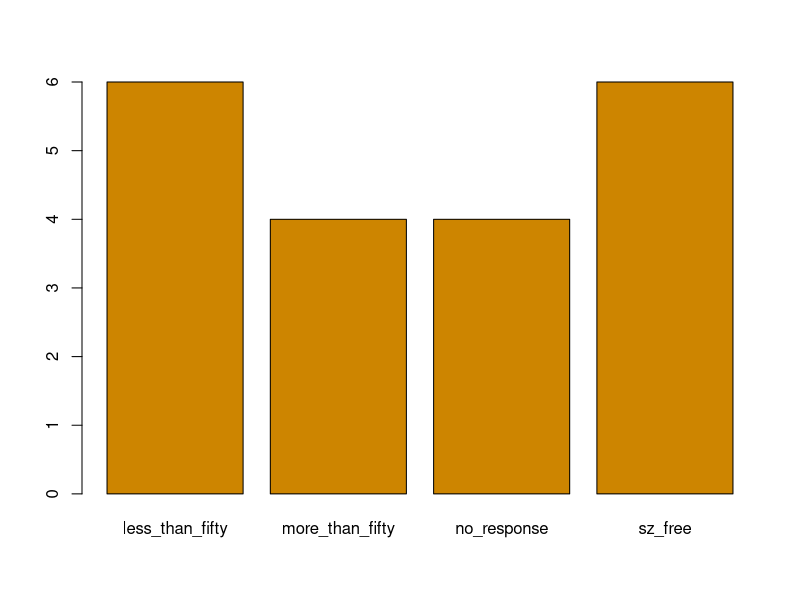
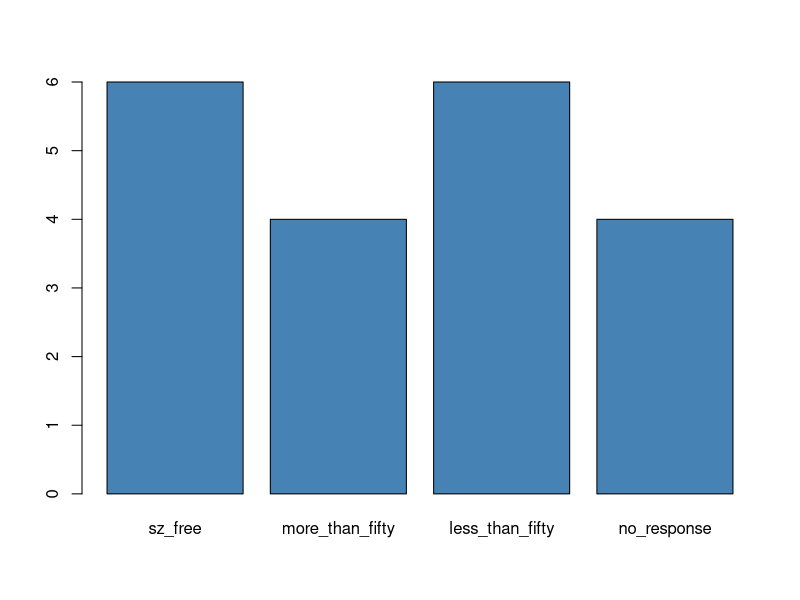

Write R code to recreate these figures, in order.
## ---- chunk 1
treatment_effect <- c("sz_free", "sz_free", "more_than_fifty", "less_than_fifty", "less_than_fifty", "no_response", "sz_free", "more_than_fifty", "less_than_fifty", "less_than_fifty", "no_response", "sz_free", "more_than_fifty", "less_than_fifty", "less_than_fifty", "no_response", "no_response", "sz_free", "sz_free", "more_than_fifty")
treatment_effect
## ---- chunk 2
table(treatment_effect)
## ---- chunk 3
barplot(table(treatment_effect), col = "orange3")
## ---- chunk 4
treatment_effect <- c("sz_free", "sz_free", "more_than_fifty", "less_than_fifty", "less_than_fifty", "no_response", "sz_free", "more_than_fifty", "less_than_fifty", "less_than_fifty", "no_response", "sz_free", "more_than_fifty", "less_than_fifty", "less_than_fifty", "no_response", "no_response", "sz_free", "sz_free", "more_than_fifty")
treatment_effect
## ---- chunk 5
tx_factor <- factor(treatment_effect,
    levels = c("sz_free", "more_than_fifty", "less_than_fifty", "no_response")
)
tx_factor
## ---- chunk 6
levels(tx_factor)
## ---- chunk 7
table(tx_factor)
barplot(table(tx_factor), col = "steelblue")
